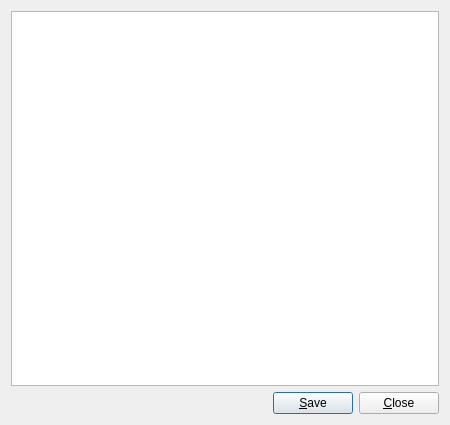
<?xml version="1.0" encoding="UTF-8"?>
<ui version="4.0">
 <class>JsonEditorDialog</class>
 <widget class="QDialog" name="JsonEditorDialog">
  <property name="geometry">
   <rect>
    <x>0</x>
    <y>0</y>
    <width>450</width>
    <height>425</height>
   </rect>
  </property>
  <property name="windowTitle">
   <string>Snapmatic JSON Editor</string>
  </property>
  <layout class="QVBoxLayout" name="vlInterface">
   <item>
    <widget class="QPlainTextEdit" name="txtJSON"/>
   </item>
   <item>
    <layout class="QHBoxLayout" name="hlButtons">
     <item>
      <spacer name="hsButtons">
       <property name="orientation">
        <enum>Qt::Horizontal</enum>
       </property>
       <property name="sizeHint" stdset="0">
        <size>
         <width>0</width>
         <height>0</height>
        </size>
       </property>
      </spacer>
     </item>
     <item>
      <widget class="QPushButton" name="cmdSave">
       <property name="text">
        <string>&amp;Save</string>
       </property>
      </widget>
     </item>
     <item>
      <widget class="QPushButton" name="cmdClose">
       <property name="text">
        <string>&amp;Close</string>
       </property>
      </widget>
     </item>
    </layout>
   </item>
  </layout>
 </widget>
 <resources/>
 <connections/>
</ui>
